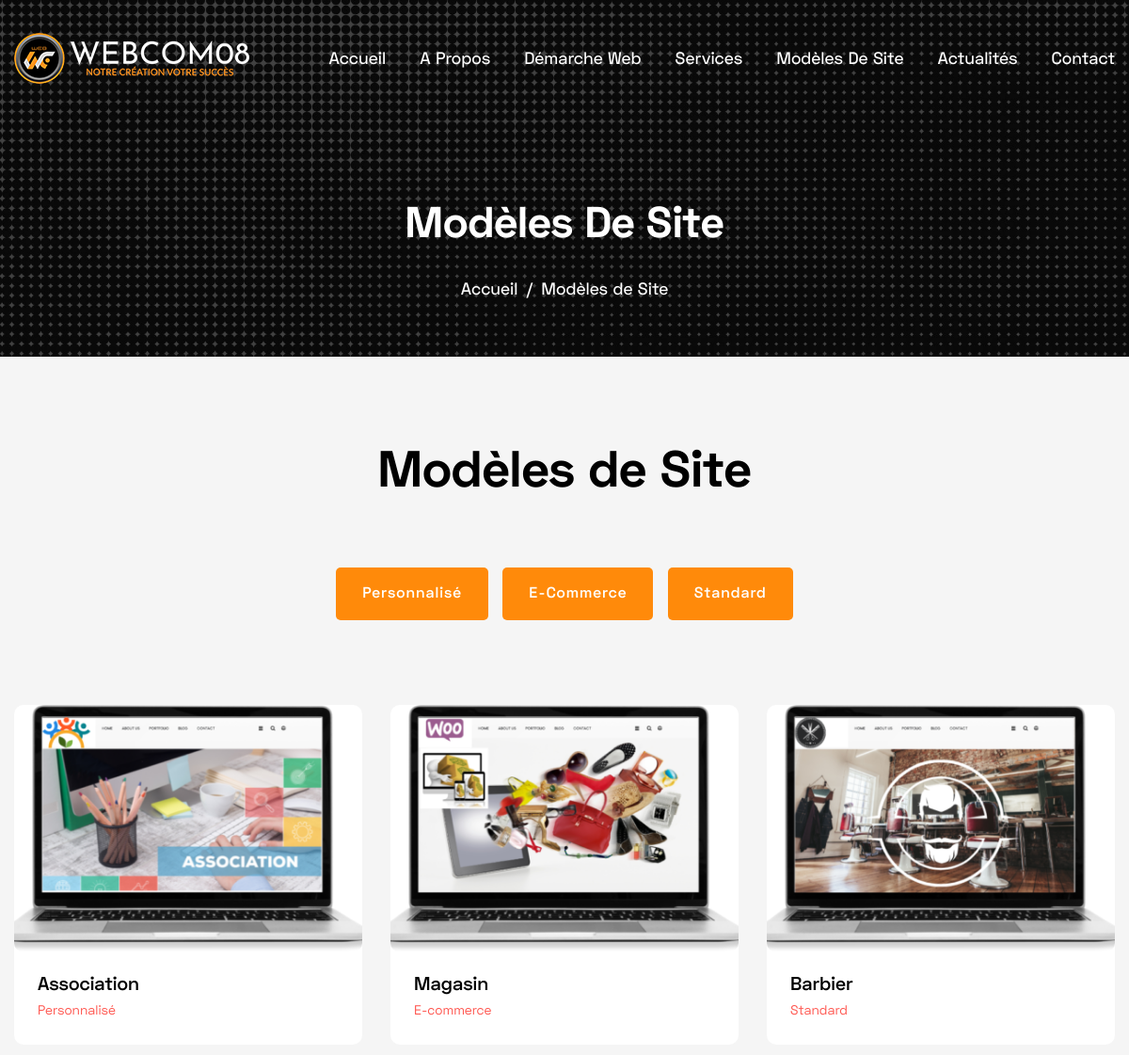
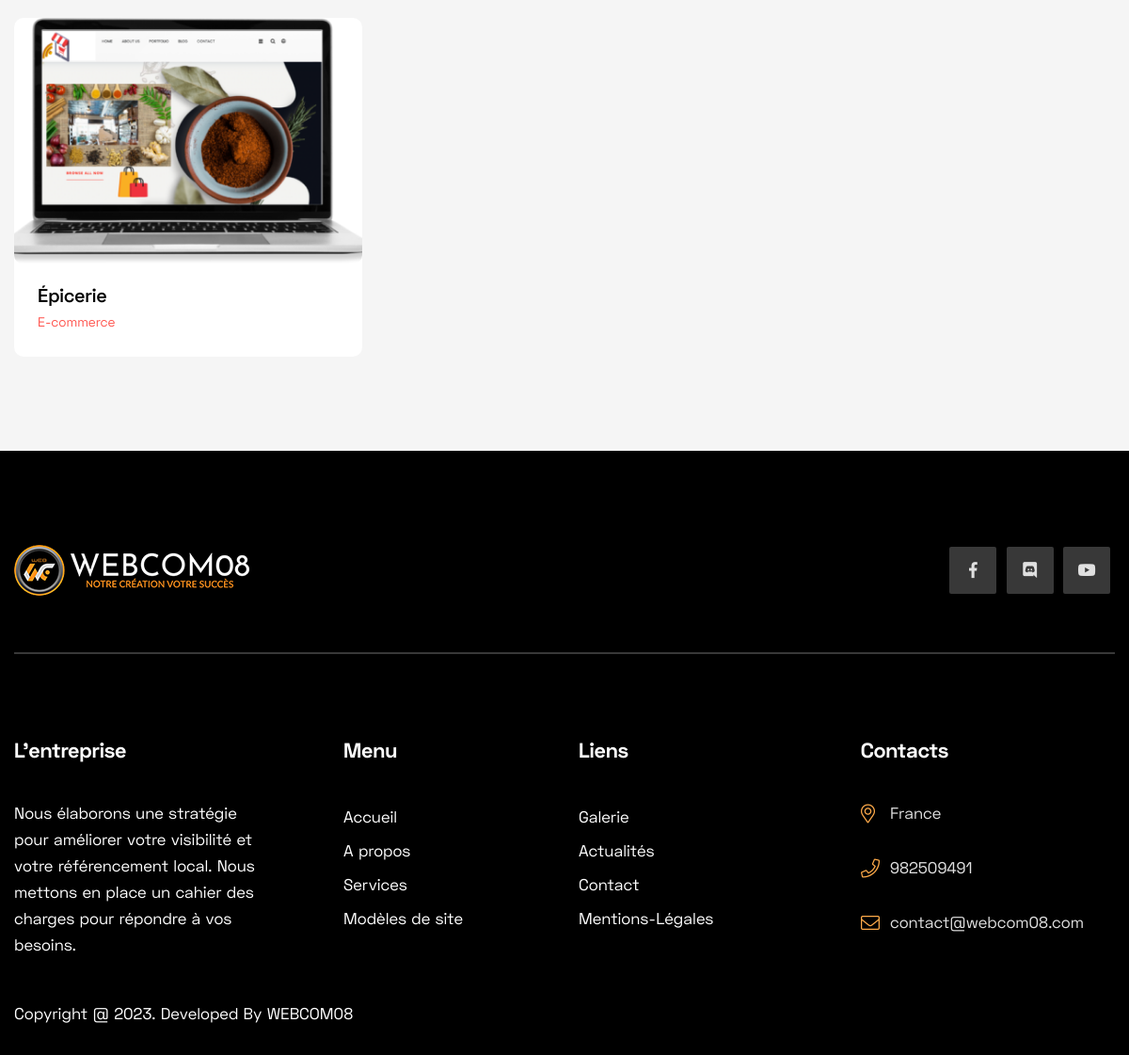
/modeles-de-site/, run on the app's committed database (2 pictures, top to bottom).
### homepage/models.py (models this page shows, shortened)
class SiteSetting(models.Model):
    STATUS = (
        ('True', 'True'),
        ('False', 'False'),
    )
    title = models.CharField(max_length=200)
    meta_keyword = models.CharField(max_length=200)
    meta_description = models.TextField()
    address = models.CharField(max_length=200)
    phone = models.IntegerField()
    email = models.EmailField(blank=True, null=True, max_length=50)
    logo = models.ImageField(blank=True, null=True, upload_to='icon/')
    favicon = models.ImageField(blank=True, null=True, upload_to='icon/')
    facebook = models.URLField(blank=True, max_length=500)
    discord = models.URLField(blank=True, max_length=500)
    youtube = models.URLField(blank=True, max_length=500)
    contact = models.TextField()
    status = models.CharField(max_length=50, choices=STATUS)
    created_at = models.DateTimeField(auto_now_add=True)
    updated_at = models.DateTimeField(auto_now=True)

### portfolio/models.py (models this page shows, shortened)
class PortfolioSlider(models.Model):
    id = models.AutoField(primary_key=True)
    title = models.CharField(max_length=200)
    slider_image = models.ImageField(blank=True, null=True, upload_to='about-slider/')
    class Meta:
        verbose_name_plural = "Breadcrumb Image"

class PortfolioCategory(models.Model):
    cat_id = models.AutoField(primary_key=True)
    title = models.CharField(max_length=100)
    meta_description = models.CharField(max_length=80)
    meta_tags = models.CharField(max_length=200)
    description =models.TextField()
    slug = models.SlugField(null=True, unique=True)
    image = models.ImageField(upload_to='category/')
    add_date = models.DateTimeField(auto_now_add=True, null=True)
    class Meta:
        verbose_name_plural = "Project Categories"
    def __str__(self):
        return self.title

class Portfolios(models.Model):
    portfolio_id = models.AutoField(primary_key=True)
    title = models.CharField(max_length=100)
    slug = models.SlugField(unique=True, null=True)
    meta_description = models.CharField(max_length=155)
    meta_tags = models.CharField(max_length=200)
    descriptions = models.TextField()
    image = models.ImageField(upload_to='portfolio/')
    cat = models.ForeignKey(PortfolioCategory, on_delete=models.CASCADE)
    client = models.ForeignKey(Clients, on_delete=models.CASCADE, null= True)
    team = models.ForeignKey(Team, on_delete=models.CASCADE, null= True)
    service = models.CharField(max_length=200, null= True)
    add_date = models.DateTimeField(auto_now_add=True, null=True)
    class Meta:
        verbose_name_plural = "portfolio Details"

### portfolio/views.py (the view)
# urls.py: path('', views.portfolio, name="portfolio"),
def portfolio(request):
    settings = SiteSetting.objects.all()
    portfolio = Portfolios.objects.all()
    pslider = PortfolioSlider.objects.all().order_by('-id')[:1]
    pcat = PortfolioCategory.objects.all()
    p_seo = PortfolioSeoSnippets.objects.all().order_by('-s_id')[:1]
    context={'settings':settings, 'pslider':pslider, 'p_seo':p_seo, 'pcat':pcat, 'portfolio':portfolio,}
    return render(request, 'portfolio.html', context)

### portfolio/templates/portfolio.html (shortened to what this page needs)
{% extends 'base.html' %}
{% load static %}
{% block portfolioblock %}
    {% for pslider in pslider %}
    <div class="page-title-area">
        <div class="section__bg" style="background-image: url('{{pslider.slider_image.url}}');"></div>
        <div class="container">
            <div class="row">
                <div class="col-lg-12">
                    <div class="page-title-content text-center">
                        <h3 class="title">Modèles de Site</h3>
                        <nav aria-label="breadcrumb">
                            <ol class="breadcrumb">
                                <li class="breadcrumb-item"><a href="{% url 'home' %}">Accueil</a></li>
                                <li class="breadcrumb-item active" aria-current="page">Modèles de Site</li>
                            </ol>
                        </nav>
                    </div>
                </div>
            </div>
        </div>
    </div>
    {% endfor %}
   <section class="portfolio-style-4-area">
    <div class="container">
        <div class="row justify-content-center">
            <div class="col-lg-12 col-md-9">
                <div class="section-title text-center">
                    <h3 class="title">Modèles de Site</h3>
                    <div class="project-menu">
                        {% for pcat in pcat %}
                        <ul>
                            <li data-filter=".{{pcat.title}}" class="active" style="background: #ff8a0a !important;">{{pcat.title}}</li>
                        </ul>
                        {% endfor %}
                    </div>
                </div>
            </div>
        </div>
        <div class="row grid">
            {% for portfolio in portfolio %}
            <div class="col-lg-4 col-md-6 cat-4 cat-2 {{portfolio.cat}}">
                <div class="portfolio-style-4-item mt-30">
                    <div class="portfolio-thumb">
                        <img src="{{portfolio.image.url}}" alt="{{portfolio.title}} new new images image">
                    </div>
                    <div class="portfolio-content">
                        <h5 class="title">{{portfolio.title}}</h5>
                        <span>{{portfolio.cat}}</span>
                    </div>
                </div>
            </div>
            {% endfor %}
        </div>
    </div>
</section>
    {% endblock portfolioblock %}

### homepage/templates/base.html (shortened to what this page needs)
{% load static %}
{% for settings in settings %}
<!doctype html>
<html lang="en">
<head>
    <link rel="stylesheet" href="{% static 'css/bootstrap.min.css' %}">
    <link rel="stylesheet" href="{% static 'css/bootstrap.min.css' %}">
    <link rel="stylesheet" href="{% static 'css/font-awesome.min.css' %}">
    <link rel="stylesheet" href="{% static 'css/magnific-popup.css' %}">
    <link rel="stylesheet" href="{% static 'css/animate.min.css' %}">
    <link rel="stylesheet" href="{% static 'css/slick.css' %}">
    <link rel="stylesheet" href="{% static 'css/default.css' %}">
    <link rel="stylesheet" href="{% static 'css/style.css' %}">
    <link rel="stylesheet" href="{% static 'css/gallery.css' %}">
    <link href="https://getbootstrap.com/docs/5.2/assets/css/docs.css" rel="stylesheet">
</head>
<body>
    <header class="header-area">
        <div class="header-nav">
            <div class="container">
                <div class="row">
                    <div class="col-lg-12">
                        <div class="navigation">
                            <nav class="navbar navbar-expand-lg navbar-light ">
                                <a class="navbar-brand" width="107" height="90" href="{% url 'home' %}"><img src="{{settings.logo.url}}" alt="{{settings.title}} one"></a>
                                <div class="collapse navbar-collapse sub-menu-bar" id="navbarSupportedContent">
                                    <ul class="navbar-nav ml-auto">
                                        <li class="nav-item active">
                                            <a class="nav-link" href="{% url 'home' %}">Accueil</a>
                                        </li>
                                        <li class="nav-item">
                                            <a class="nav-link" href="{% url 'about' %}">A propos</a>
                                        </li>
                                        <li class="nav-item">
                                            <a class="nav-link" href="{% url 'webapproach' %}">Démarche Web</a>
                                        </li>
                                        <li class="nav-item">
                                            <a class="nav-link" href="{% url 'service' %}">Services</a>
                                        </li>
                                        <li class="nav-item">
                                            <a class="nav-link" href="{% url 'portfolio' %}">Modèles de Site</a>
                                        </li>
                                        <li class="nav-item">
                                            <a class="nav-link" href="{% url 'blog' %}">Actualités</a>
                                        </li>
                                        <li class="nav-item">
                                            <a class="nav-link" href="{% url 'contact' %}">Contact</a>
                                        </li>
                                    </ul>
                                </div>
                            </nav>
                        </div>
                    </div>
                </div>
            </div>
        </div>
    </header>
{% block portfolioblock %}
{% endblock portfolioblock %}
    <footer class="footer-area">
        <div class="container">
            <div class="row">
                <div class="col-lg-12">
                    <div class="footer-top d-block d-sm-flex  justify-content-between align-items-center">
                        <div class="footer-logo">
                            <a href="{% url 'home' %}"><img src="{{settings.logo.url}}" alt="{{settings.title}} two"></a>
                        </div>
                        <div class="footer-social">
                            <ul>
                                <li><a href="{{settings.facebook}}" target="_blank"><i class="fab fa-facebook-f"></i></a></li>
                                <li><a href="{{settings.discord}}" target="_blank"><i class="fab fa-discord"></i></a></li>
                                <li><a href="{{settings.youtube}}" target="_blank"><i class="fab fa-youtube"></i></a></li>
                            </ul>
                        </div>
                    </div>
                </div>
            </div>
            <div class="footer-item">
                <div class="row">
                    <div class="col-lg-3 col-md-6">
                        <div class="footer-about mt-30">
                            <h4 class="title">L'entreprise</h4>
                            <p>{{settings.meta_description}}</p>
                        </div>
                    </div>
                    <div class="col-lg-3 col-md-6 col-sm-6">
                        <div class="footer-list mt-30 ml-95">
                            <h4 class="title">Menu</h4>
                            <ul>
                                <li><a href="{% url 'home' %}">Accueil</a></li>
                                <li><a href="{% url 'about' %}">A propos</a></li>
                                <li><a href="{% url 'service' %}">Services</a></li>
                                <li><a href="{% url 'portfolio' %}">Modèles de
                                    site</a></li>
                            </ul>
                        </div>
                    </div>
                    <div class="col-lg-3 col-md-6 col-sm-6">
                        <div class="footer-list mt-30">
                            <h4 class="title">Liens
                            </h4>
                            <ul>
                                <li><a href="{% url 'gallery' %}">Galerie</a></li>
                                <li><a href="{% url 'blog' %}">Actualités</a></li>
                                <li><a href="{% url 'contact' %}">Contact</a></li>
                                <li><a href="#">Mentions-Légales</a></li>
                            </ul>
                        </div>
                    </div>
                    <div class="col-lg-3 col-md-6">
                        <div class="footer-info mt-30">
                            <h3 class="title">Contacts</h3>
                            <ul>
                                <li><i class="fal fa-map-marker-alt"></i> {{settings.address}} </li>
                                <li><i class="fal fa-phone"></i> {{settings.phone}} </li>
                                <li><i class="fal fa-envelope"></i> {{settings.email}} </li>
                            </ul>
                        </div>
                    </div>
                </div>
            </div>
            <div class="row">
                <div class="col-lg-12">
                    <div class="footer-copyright">
                        <p>Copyright @<span id="copyright"> <script>document.getElementById('copyright').appendChild(document.createTextNode(new Date().getFullYear()))</script></span>. Developed By WEBCOM08</p>
                    </div>
                </div>
            </div>
        </div>
    </footer>
    {% endfor %}
</body>
</html>

### static/css/default.css (style rules this page uses)
.mt-30 { margin-top: 30px; }
.ml-95 { margin-left: 95px; }

### data on the page
SiteSetting: logo (picture), meta_description "Nous élaborons une stratégie pour améliorer votre visibilité et votre référencement local. Nous mettons en place un cahier des charges pour répondre à vos besoins.", address "France", phone "982509491", email "contact@webcom08.com"
PortfolioSlider: slider_image (picture)
PortfolioCategory: title "Personnalisé"
PortfolioCategory: title "E-Commerce"
PortfolioCategory: title "Standard"
Portfolios: image (picture), title "Association", cat "Personnalisé"
Portfolios: image (picture), title "Magasin", cat "E-commerce"
Portfolios: image (picture), title "Barbier", cat "Standard"
Portfolios: image (picture), title "Épicerie", cat "E-commerce"
